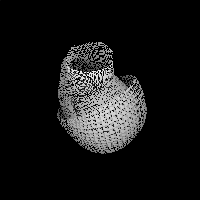
#> input picture data/Image_dataset/M008242_33_180_0.pgm, 200 x 200 px
$ python read_img_hog.py
#> lines starting #> are read from the running program, lines starting #| are printed output that depends on the picture
from skimage.feature import hog
from skimage import io
from PIL import Image
import numpy as np
# import cv2

#im = Image.open('./1_0_0.pgm')
filename='./M001134_12_45_67.5.pgm'
filename='./M002068_27_135_45.pgm'
filename='./M005442_15_45_135.pgm'
filename='./M007376_11_45_45.pgm'
filename='./M008242_33_180_0.pgm'


im = Image.open(filename)
#> im is the input picture: PIL image 200x200 L; min 0, max 238, mean 22.1
# [6 lines of commented-out code are left out]
print(im.size)
#| (200, 200)
normalised_blocks, hog_image = hog(im, orientations=9, pixels_per_cell=(8, 8), cells_per_block=(8, 8),
                                block_norm='L2-Hys', visualize=True)
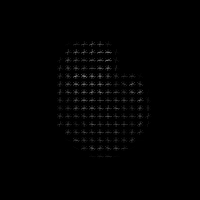
#> hog_image: shape (200, 200) float64; min 0, max 133.5, mean 2
#im.show()


img = Image.fromarray(hog_image)
img =img.convert("L")
#> img: PIL image 200x200 L
filename=filename.replace('.pgm','_hog.pgm')
img.save(filename)
#img.show()


#im.show(hog_image)
#cv2.imshow('gray',hog_image)
